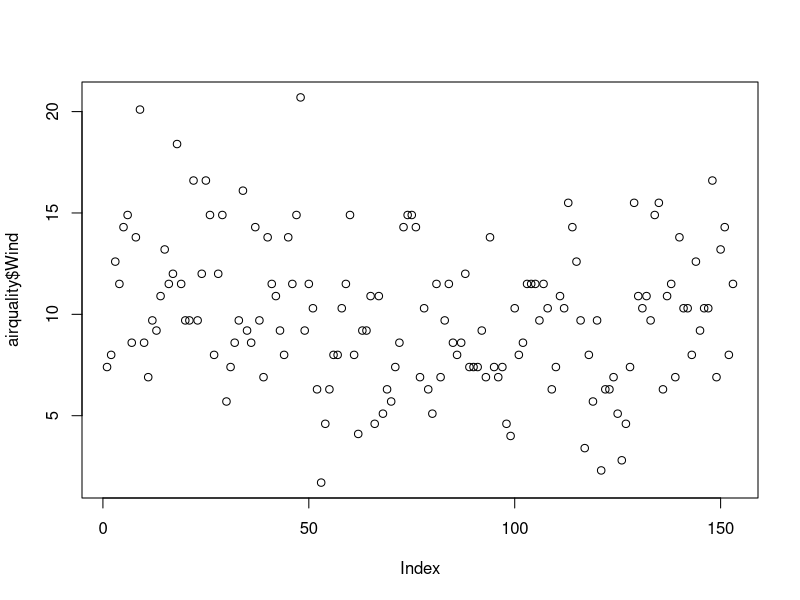
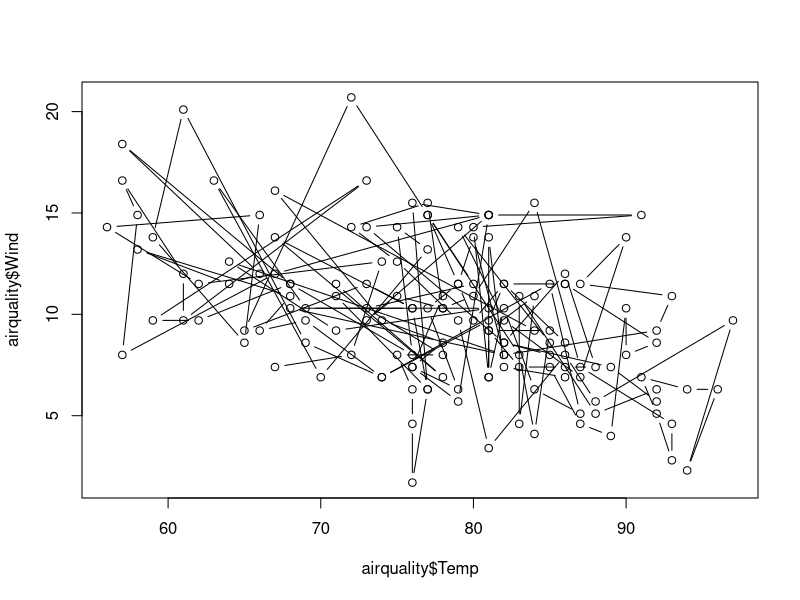
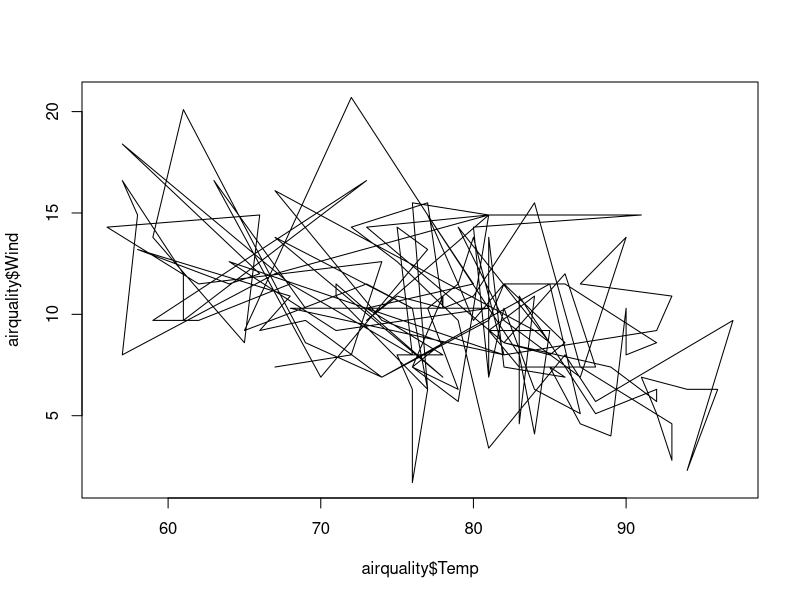
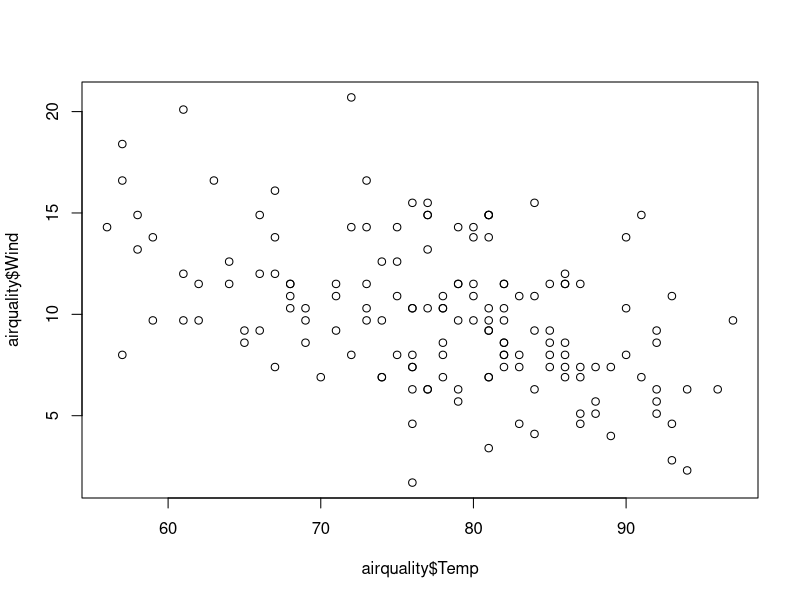
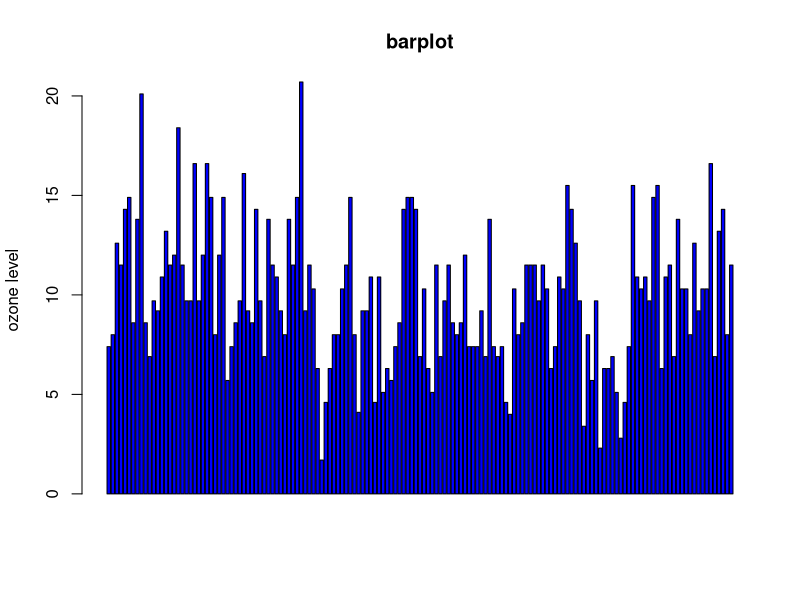
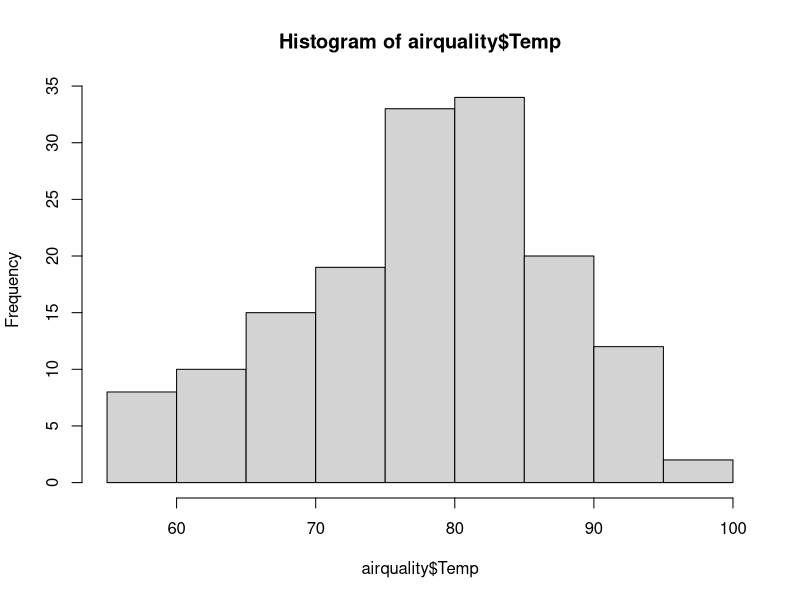
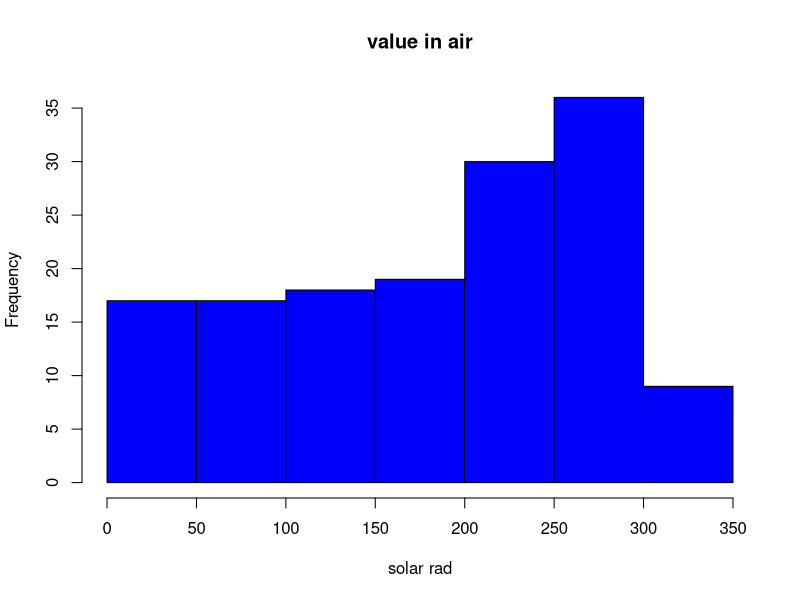
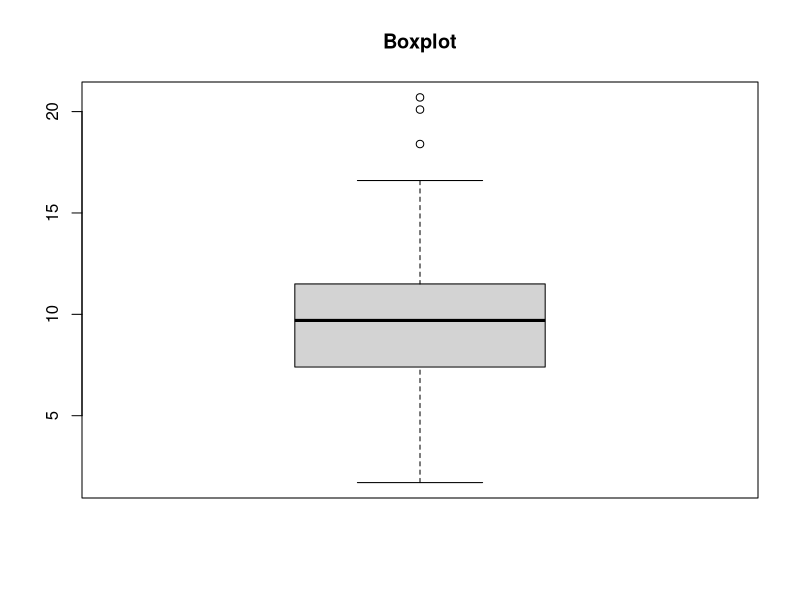

Generate these figures, in order, with R:
head(airquality)
tail(airquality)
summary(airquality)
summary(airquality$Wind)
plot(airquality$Wind)
plot(airquality$Temp,airquality$Wind,type = "b")
plot(airquality$Temp,airquality$Wind,type = "l")
plot(airquality$Temp,airquality$Wind,type = "p")
barplot(airquality$Wind,main = "barplot",ylab = "ozone level",col = 'blue',horiz = F,axes = T)
hist(airquality$Temp)
hist(airquality$Solar.R,main = 'value in air',xlab = 'solar rad',col = 'blue')
boxplot(airquality$Wind,main="Boxplot")
summary(airquality$Wind)
boxplot(airquality[,1:4],main="multuple")
#margin of the grid(mar)
#no of rows and columns(mfrow)
#whether a border is to be included(bty)
par(mfrow=c(3,3),mar=c(2,5,2,1),las=0,bty="o")
plot(airquality$Ozone)
plot(airquality$Ozone,airquality$Wind)
plot(airquality$Ozone,type = "l")
plot(airquality$Ozone,type = "l")
barplot(airquality$Ozone, main = 'ozone consecentretedin air',xlab='ozone level',col='green',horiz='TRUE')
hist(airquality$Solar.R)
boxplot(airquality$Solar.R)
boxplot(airquality[,1:4],main='multiple box plot')
